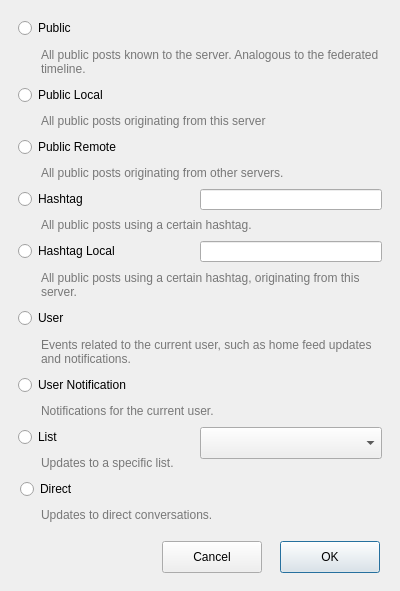
<?xml version="1.0" encoding="UTF-8"?>
<ui version="4.0">
 <class>MastodonSettingWindow</class>
 <widget class="QDialog" name="MastodonSettingWindow">
  <property name="geometry">
   <rect>
    <x>0</x>
    <y>0</y>
    <width>400</width>
    <height>591</height>
   </rect>
  </property>
  <property name="sizePolicy">
   <sizepolicy hsizetype="Fixed" vsizetype="Fixed">
    <horstretch>0</horstretch>
    <verstretch>0</verstretch>
   </sizepolicy>
  </property>
  <property name="minimumSize">
   <size>
    <width>400</width>
    <height>591</height>
   </size>
  </property>
  <property name="maximumSize">
   <size>
    <width>400</width>
    <height>591</height>
   </size>
  </property>
  <property name="windowTitle">
   <string>Mastodon Settings</string>
  </property>
  <widget class="QComboBox" name="listComboBox">
   <property name="geometry">
    <rect>
     <x>200</x>
     <y>427</y>
     <width>182</width>
     <height>32</height>
    </rect>
   </property>
   <property name="editable">
    <bool>false</bool>
   </property>
  </widget>
  <widget class="QRadioButton" name="publicRemoteButton">
   <property name="geometry">
    <rect>
     <x>18</x>
     <y>137</y>
     <width>364</width>
     <height>20</height>
    </rect>
   </property>
   <property name="text">
    <string>Public Remote</string>
   </property>
  </widget>
  <widget class="QRadioButton" name="listButton">
   <property name="geometry">
    <rect>
     <x>18</x>
     <y>427</y>
     <width>182</width>
     <height>20</height>
    </rect>
   </property>
   <property name="text">
    <string>List</string>
   </property>
  </widget>
  <widget class="QRadioButton" name="hashtagLocalButton">
   <property name="geometry">
    <rect>
     <x>18</x>
     <y>241</y>
     <width>182</width>
     <height>20</height>
    </rect>
   </property>
   <property name="text">
    <string>Hashtag Local</string>
   </property>
  </widget>
  <widget class="QLineEdit" name="hashtagLineEdit">
   <property name="geometry">
    <rect>
     <x>200</x>
     <y>189</y>
     <width>182</width>
     <height>21</height>
    </rect>
   </property>
  </widget>
  <widget class="QRadioButton" name="hashtagButton">
   <property name="geometry">
    <rect>
     <x>18</x>
     <y>189</y>
     <width>182</width>
     <height>20</height>
    </rect>
   </property>
   <property name="text">
    <string>Hashtag</string>
   </property>
  </widget>
  <widget class="QRadioButton" name="userNotificationButton">
   <property name="geometry">
    <rect>
     <x>18</x>
     <y>375</y>
     <width>364</width>
     <height>20</height>
    </rect>
   </property>
   <property name="text">
    <string>User Notification</string>
   </property>
  </widget>
  <widget class="QRadioButton" name="userButton">
   <property name="geometry">
    <rect>
     <x>18</x>
     <y>308</y>
     <width>364</width>
     <height>20</height>
    </rect>
   </property>
   <property name="text">
    <string>User</string>
   </property>
  </widget>
  <widget class="QRadioButton" name="publicButton">
   <property name="geometry">
    <rect>
     <x>18</x>
     <y>18</y>
     <width>364</width>
     <height>20</height>
    </rect>
   </property>
   <property name="text">
    <string>Public</string>
   </property>
  </widget>
  <widget class="QRadioButton" name="publicLocalButton">
   <property name="geometry">
    <rect>
     <x>18</x>
     <y>85</y>
     <width>364</width>
     <height>20</height>
    </rect>
   </property>
   <property name="text">
    <string>Public Local</string>
   </property>
  </widget>
  <widget class="QPushButton" name="okButton">
   <property name="geometry">
    <rect>
     <x>280</x>
     <y>541</y>
     <width>100</width>
     <height>32</height>
    </rect>
   </property>
   <property name="text">
    <string>OK</string>
   </property>
   <property name="default">
    <bool>true</bool>
   </property>
  </widget>
  <widget class="QPushButton" name="cancelButton">
   <property name="geometry">
    <rect>
     <x>162</x>
     <y>541</y>
     <width>100</width>
     <height>32</height>
    </rect>
   </property>
   <property name="text">
    <string>Cancel</string>
   </property>
  </widget>
  <widget class="QLabel" name="label">
   <property name="geometry">
    <rect>
     <x>41</x>
     <y>46</y>
     <width>346</width>
     <height>31</height>
    </rect>
   </property>
   <property name="sizePolicy">
    <sizepolicy hsizetype="Preferred" vsizetype="Fixed">
     <horstretch>0</horstretch>
     <verstretch>0</verstretch>
    </sizepolicy>
   </property>
   <property name="palette">
    <palette>
     <active>
      <colorrole role="WindowText">
       <brush brushstyle="SolidPattern">
        <color alpha="128">
         <red>0</red>
         <green>0</green>
         <blue>0</blue>
        </color>
       </brush>
      </colorrole>
     </active>
     <inactive>
      <colorrole role="WindowText">
       <brush brushstyle="SolidPattern">
        <color alpha="128">
         <red>0</red>
         <green>0</green>
         <blue>0</blue>
        </color>
       </brush>
      </colorrole>
     </inactive>
     <disabled/>
    </palette>
   </property>
   <property name="text">
    <string>All public posts known to the server. Analogous to the federated timeline.</string>
   </property>
   <property name="wordWrap">
    <bool>true</bool>
   </property>
  </widget>
  <widget class="QLabel" name="label_2">
   <property name="geometry">
    <rect>
     <x>41</x>
     <y>113</y>
     <width>346</width>
     <height>16</height>
    </rect>
   </property>
   <property name="sizePolicy">
    <sizepolicy hsizetype="Preferred" vsizetype="Fixed">
     <horstretch>0</horstretch>
     <verstretch>0</verstretch>
    </sizepolicy>
   </property>
   <property name="palette">
    <palette>
     <active>
      <colorrole role="WindowText">
       <brush brushstyle="SolidPattern">
        <color alpha="128">
         <red>0</red>
         <green>0</green>
         <blue>0</blue>
        </color>
       </brush>
      </colorrole>
     </active>
     <inactive>
      <colorrole role="WindowText">
       <brush brushstyle="SolidPattern">
        <color alpha="128">
         <red>0</red>
         <green>0</green>
         <blue>0</blue>
        </color>
       </brush>
      </colorrole>
     </inactive>
     <disabled/>
    </palette>
   </property>
   <property name="text">
    <string>All public posts originating from this server</string>
   </property>
   <property name="wordWrap">
    <bool>true</bool>
   </property>
  </widget>
  <widget class="QLabel" name="label_3">
   <property name="geometry">
    <rect>
     <x>41</x>
     <y>165</y>
     <width>346</width>
     <height>16</height>
    </rect>
   </property>
   <property name="sizePolicy">
    <sizepolicy hsizetype="Preferred" vsizetype="Fixed">
     <horstretch>0</horstretch>
     <verstretch>0</verstretch>
    </sizepolicy>
   </property>
   <property name="palette">
    <palette>
     <active>
      <colorrole role="WindowText">
       <brush brushstyle="SolidPattern">
        <color alpha="128">
         <red>0</red>
         <green>0</green>
         <blue>0</blue>
        </color>
       </brush>
      </colorrole>
     </active>
     <inactive>
      <colorrole role="WindowText">
       <brush brushstyle="SolidPattern">
        <color alpha="128">
         <red>0</red>
         <green>0</green>
         <blue>0</blue>
        </color>
       </brush>
      </colorrole>
     </inactive>
     <disabled/>
    </palette>
   </property>
   <property name="text">
    <string>All public posts originating from other servers.</string>
   </property>
   <property name="wordWrap">
    <bool>true</bool>
   </property>
  </widget>
  <widget class="QLabel" name="label_4">
   <property name="geometry">
    <rect>
     <x>41</x>
     <y>217</y>
     <width>346</width>
     <height>16</height>
    </rect>
   </property>
   <property name="sizePolicy">
    <sizepolicy hsizetype="Preferred" vsizetype="Fixed">
     <horstretch>0</horstretch>
     <verstretch>0</verstretch>
    </sizepolicy>
   </property>
   <property name="palette">
    <palette>
     <active>
      <colorrole role="WindowText">
       <brush brushstyle="SolidPattern">
        <color alpha="128">
         <red>0</red>
         <green>0</green>
         <blue>0</blue>
        </color>
       </brush>
      </colorrole>
     </active>
     <inactive>
      <colorrole role="WindowText">
       <brush brushstyle="SolidPattern">
        <color alpha="128">
         <red>0</red>
         <green>0</green>
         <blue>0</blue>
        </color>
       </brush>
      </colorrole>
     </inactive>
     <disabled/>
    </palette>
   </property>
   <property name="text">
    <string>All public posts using a certain hashtag.</string>
   </property>
   <property name="wordWrap">
    <bool>true</bool>
   </property>
  </widget>
  <widget class="QLabel" name="label_5">
   <property name="geometry">
    <rect>
     <x>41</x>
     <y>269</y>
     <width>346</width>
     <height>31</height>
    </rect>
   </property>
   <property name="sizePolicy">
    <sizepolicy hsizetype="Preferred" vsizetype="Fixed">
     <horstretch>0</horstretch>
     <verstretch>0</verstretch>
    </sizepolicy>
   </property>
   <property name="palette">
    <palette>
     <active>
      <colorrole role="WindowText">
       <brush brushstyle="SolidPattern">
        <color alpha="128">
         <red>0</red>
         <green>0</green>
         <blue>0</blue>
        </color>
       </brush>
      </colorrole>
     </active>
     <inactive>
      <colorrole role="WindowText">
       <brush brushstyle="SolidPattern">
        <color alpha="128">
         <red>0</red>
         <green>0</green>
         <blue>0</blue>
        </color>
       </brush>
      </colorrole>
     </inactive>
     <disabled/>
    </palette>
   </property>
   <property name="text">
    <string>All public posts using a certain hashtag, originating from this server.</string>
   </property>
   <property name="wordWrap">
    <bool>true</bool>
   </property>
  </widget>
  <widget class="QLabel" name="label_6">
   <property name="geometry">
    <rect>
     <x>41</x>
     <y>336</y>
     <width>346</width>
     <height>31</height>
    </rect>
   </property>
   <property name="sizePolicy">
    <sizepolicy hsizetype="Preferred" vsizetype="Fixed">
     <horstretch>0</horstretch>
     <verstretch>0</verstretch>
    </sizepolicy>
   </property>
   <property name="palette">
    <palette>
     <active>
      <colorrole role="WindowText">
       <brush brushstyle="SolidPattern">
        <color alpha="128">
         <red>0</red>
         <green>0</green>
         <blue>0</blue>
        </color>
       </brush>
      </colorrole>
     </active>
     <inactive>
      <colorrole role="WindowText">
       <brush brushstyle="SolidPattern">
        <color alpha="128">
         <red>0</red>
         <green>0</green>
         <blue>0</blue>
        </color>
       </brush>
      </colorrole>
     </inactive>
     <disabled/>
    </palette>
   </property>
   <property name="text">
    <string>Events related to the current user, such as home feed updates and notifications.</string>
   </property>
   <property name="wordWrap">
    <bool>true</bool>
   </property>
  </widget>
  <widget class="QLabel" name="label_7">
   <property name="geometry">
    <rect>
     <x>41</x>
     <y>403</y>
     <width>346</width>
     <height>16</height>
    </rect>
   </property>
   <property name="sizePolicy">
    <sizepolicy hsizetype="Preferred" vsizetype="Fixed">
     <horstretch>0</horstretch>
     <verstretch>0</verstretch>
    </sizepolicy>
   </property>
   <property name="palette">
    <palette>
     <active>
      <colorrole role="WindowText">
       <brush brushstyle="SolidPattern">
        <color alpha="128">
         <red>0</red>
         <green>0</green>
         <blue>0</blue>
        </color>
       </brush>
      </colorrole>
     </active>
     <inactive>
      <colorrole role="WindowText">
       <brush brushstyle="SolidPattern">
        <color alpha="128">
         <red>0</red>
         <green>0</green>
         <blue>0</blue>
        </color>
       </brush>
      </colorrole>
     </inactive>
     <disabled/>
    </palette>
   </property>
   <property name="text">
    <string>Notifications for the current user.</string>
   </property>
   <property name="wordWrap">
    <bool>true</bool>
   </property>
  </widget>
  <widget class="QLabel" name="label_8">
   <property name="geometry">
    <rect>
     <x>41</x>
     <y>455</y>
     <width>346</width>
     <height>16</height>
    </rect>
   </property>
   <property name="sizePolicy">
    <sizepolicy hsizetype="Preferred" vsizetype="Fixed">
     <horstretch>0</horstretch>
     <verstretch>0</verstretch>
    </sizepolicy>
   </property>
   <property name="palette">
    <palette>
     <active>
      <colorrole role="WindowText">
       <brush brushstyle="SolidPattern">
        <color alpha="128">
         <red>0</red>
         <green>0</green>
         <blue>0</blue>
        </color>
       </brush>
      </colorrole>
     </active>
     <inactive>
      <colorrole role="WindowText">
       <brush brushstyle="SolidPattern">
        <color alpha="128">
         <red>0</red>
         <green>0</green>
         <blue>0</blue>
        </color>
       </brush>
      </colorrole>
     </inactive>
     <disabled/>
    </palette>
   </property>
   <property name="text">
    <string>Updates to a specific list.</string>
   </property>
   <property name="wordWrap">
    <bool>true</bool>
   </property>
  </widget>
  <widget class="QRadioButton" name="directButton">
   <property name="geometry">
    <rect>
     <x>20</x>
     <y>479</y>
     <width>364</width>
     <height>20</height>
    </rect>
   </property>
   <property name="text">
    <string>Direct</string>
   </property>
  </widget>
  <widget class="QLabel" name="label_9">
   <property name="geometry">
    <rect>
     <x>41</x>
     <y>507</y>
     <width>346</width>
     <height>16</height>
    </rect>
   </property>
   <property name="sizePolicy">
    <sizepolicy hsizetype="Preferred" vsizetype="Fixed">
     <horstretch>0</horstretch>
     <verstretch>0</verstretch>
    </sizepolicy>
   </property>
   <property name="palette">
    <palette>
     <active>
      <colorrole role="WindowText">
       <brush brushstyle="SolidPattern">
        <color alpha="128">
         <red>0</red>
         <green>0</green>
         <blue>0</blue>
        </color>
       </brush>
      </colorrole>
     </active>
     <inactive>
      <colorrole role="WindowText">
       <brush brushstyle="SolidPattern">
        <color alpha="128">
         <red>0</red>
         <green>0</green>
         <blue>0</blue>
        </color>
       </brush>
      </colorrole>
     </inactive>
     <disabled/>
    </palette>
   </property>
   <property name="text">
    <string>Updates to direct conversations.</string>
   </property>
   <property name="wordWrap">
    <bool>true</bool>
   </property>
  </widget>
  <widget class="QLineEdit" name="hashtagLocalLineEdit">
   <property name="geometry">
    <rect>
     <x>200</x>
     <y>241</y>
     <width>182</width>
     <height>21</height>
    </rect>
   </property>
  </widget>
 </widget>
 <resources/>
 <connections/>
</ui>
